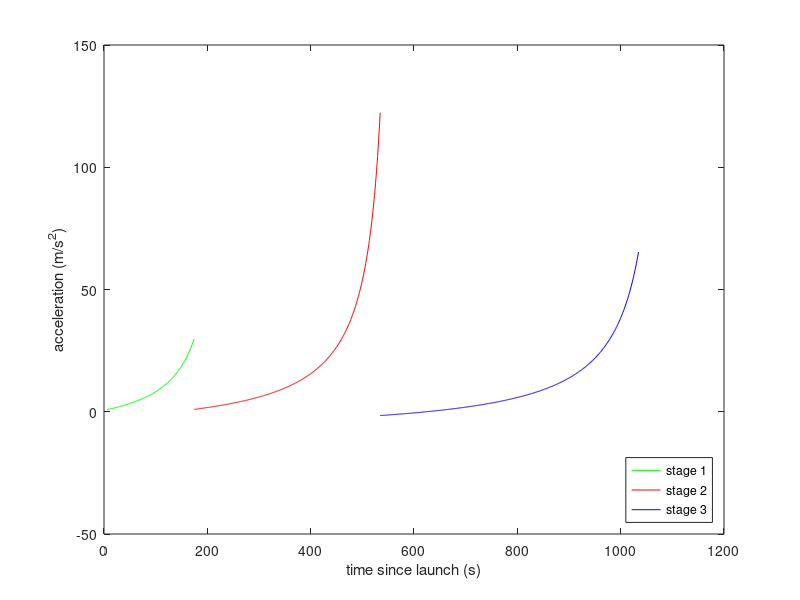
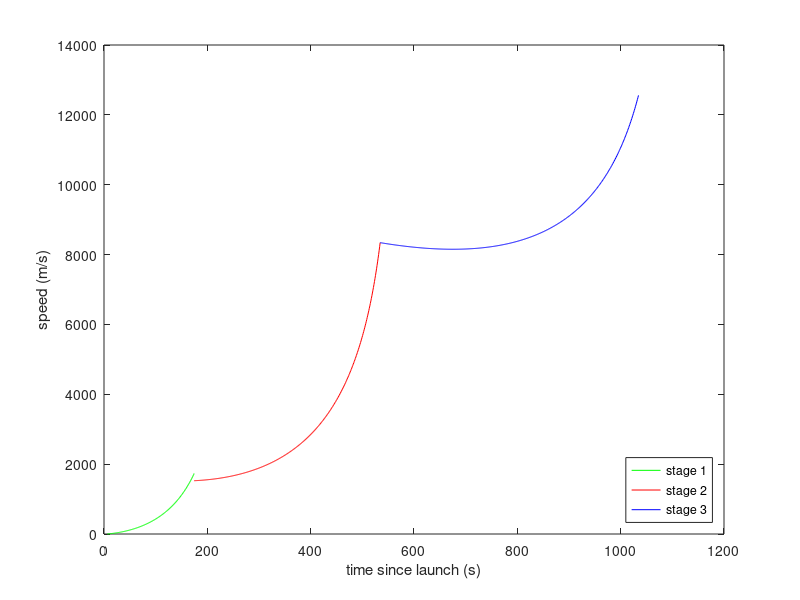
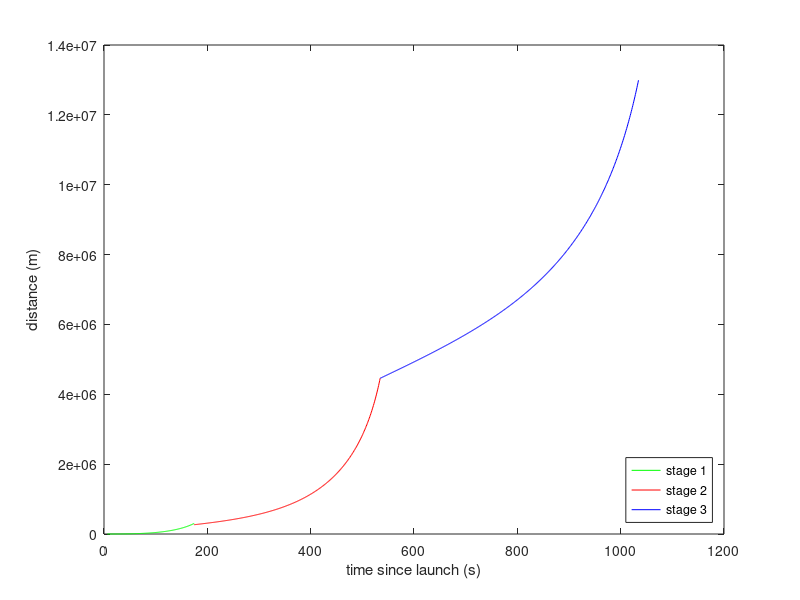

These figures' MATLAB source, in order:
%{
t is the time, m_r is the mass at a specific time t, 
a is the acceleration, m_i is the initial mass with the fuel, b_rate is the burn rate of mass with time, 
v_e is the exhaust velocity, Isp is the specific impulse, x is the distance
covered. All variables and constants have an _# to indicate the stage
number they are for. 
%}

% Stage 1

    t = [6.5 : 1 : 174.5];
    m_i = 2.99*10^6;
    b_rate = 1.3*10^4;
    v_e = 2.456*10^3;
    m_r = m_i - (b_rate*(t - 6.5));
    a = (v_e./m_r)*b_rate-9.8;

    figure(1)
    plot(t,a,'g')
    hold on

    Isp=263;
    u=9.8*(Isp*log(m_i./m_r)-(t-6.5));

    figure(2)
    plot(t,u,'g')
    hold on
    
    figure(3)
    x= u.*t
    plot(t,x,'g');
    hold on

% Stage 2

    t = [174.5:534.5]    
    m_i_2 = 0.4962*10^6; 
    b_rate_2= 0.1266*10^4;
    v_e = 4.22*10^3;
    m_r_2 = m_i_2 - (b_rate_2*(t-174.5));
    a_1=(v_e./m_r_2)*b_rate_2-9.8

    figure(1)
 
    plot(t,a_1,'r')
    hold on

    Isp_2 = 421;
    u_2 = u(1,162) + 9.8*(Isp_2*log(m_i_2./m_r_2)-(t-174.5));
    

    figure(2)
   
    plot(t,u_2,'r')
    hold on

    figure(3)
    
    x_1 = u_2.*t
    plot(t,x_1,'r');
    hold on
    
% Stage 3

    t = [534.5 : 1034.5]
    m_i_3 = 0.123*10^6;
    b_rate_3 = 0.0219*10^4;
    v_e = 4.63*10^3;
    m_r_3 = m_i_3 - (b_rate_3*(t - 534.5));
    a_2=(v_e./m_r_3)*b_rate_3 - 9.8

    figure(1)
    xlabel('time since launch (s)')
    ylabel('acceleration (m/s^2)')
    
    plot(t,a_2,'b')

    Isp_2 = 421;
    u_3 = u_2(1,361) + 9.8*(Isp_2*log(m_i_3./m_r_3)-(t-534.5)) ;
    
    legend({'stage 1', 'stage 2', 'stage 3'},'location','southeast')
    

    figure(2)
    xlabel('time since launch (s)')
    ylabel('speed (m/s)')
    
    plot(t,u_3,'b')
    legend({'stage 1', 'stage 2', 'stage 3'},'location','southeast')

    figure(3)
    xlabel('time since launch (s)')
    ylabel('distance (m)')
   
    x_2 = u_3.*t;
    plot(t,x_2,'b')
    legend({'stage 1', 'stage 2', 'stage 3'},'location','southeast')


